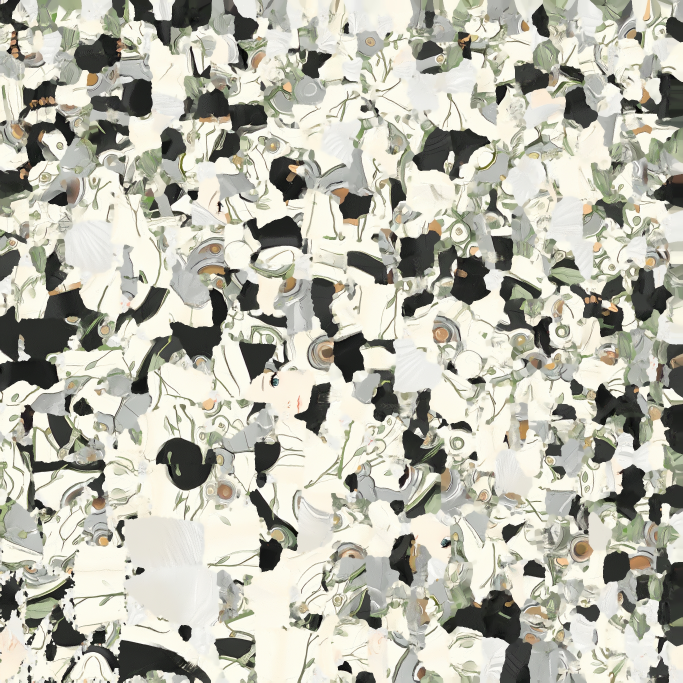
#> input picture assets/models/Tsuyukusa_001_Image_0.jpg, 2048 x 2048 px (shown at 1/3 size)
$ python -i weekly-grid.py   (imports and definitions only)
#> lines starting #> are read from the running program, lines starting #| are printed output that depends on the picture
# Weekly progress image (backlog B6-2): tiles devlog screenshots with a caption under each.
#
#   python scripts/promo/weekly-grid.py promo/YYYY-MM-DD/weekly-grid.png "見出し" img1.png "名前|一言" img2.png "名前|一言" ...
#
# Each tile is cropped to 16:10 from the center, 2 columns. Font: Yu Gothic Bold from the Windows font folder.
import sys
from PIL import Image, ImageDraw, ImageFont

FONT = 'C:/Windows/Fonts/YuGothB.ttc'
TILE_W, TILE_H = 800, 500
GAP, PAD, HEAD_H, CAP_H = 16, 32, 120, 96
BG, FG, SUB, ACCENT = (24, 30, 27), (240, 240, 232), (176, 196, 178), (231, 166, 255)


def tile(path):
    image = Image.open(path).convert('RGB')
#> image is the input picture: PIL image 2048x2048 RGB; mean R, G, B 186.6, 185.9, 173.2
    w, h = image.size
#> w = 2048; h = 2048
    target = TILE_W / TILE_H
    if w / h > target:
        nw = int(h * target)
        image = image.crop(((w - nw) // 2, 0, (w - nw) // 2 + nw, h))
    else:
        nh = int(w / target)
#> nh = 1280
        image = image.crop((0, (h - nh) // 2, w, (h - nh) // 2 + nh))
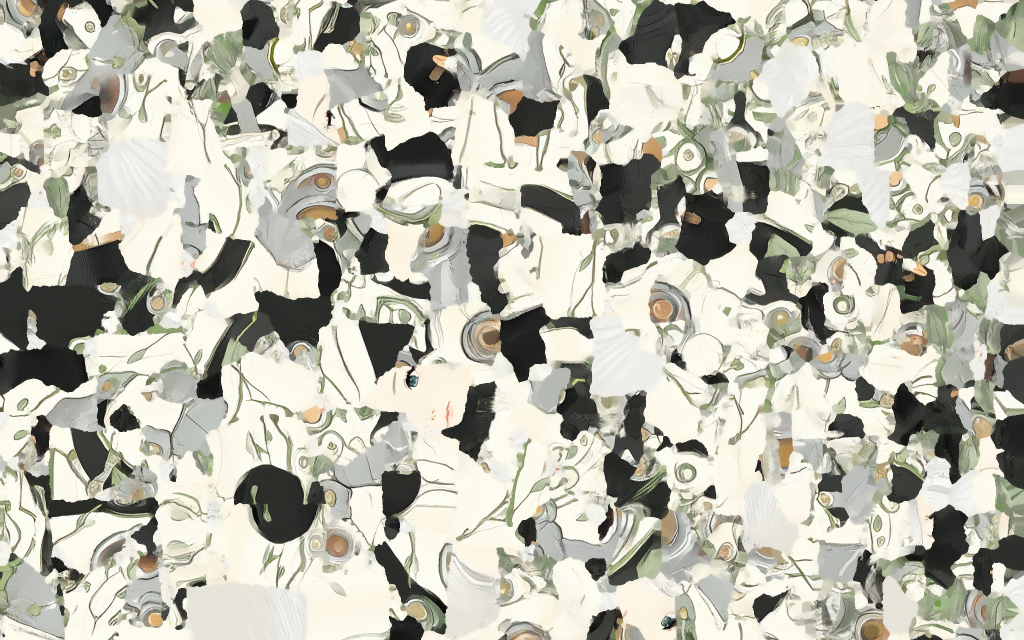
#> image: PIL image 2048x1280 RGB (shown at 1/2 size); mean R, G, B 186.1, 185.4, 172.4
    return image.resize((TILE_W, TILE_H), Image.LANCZOS)
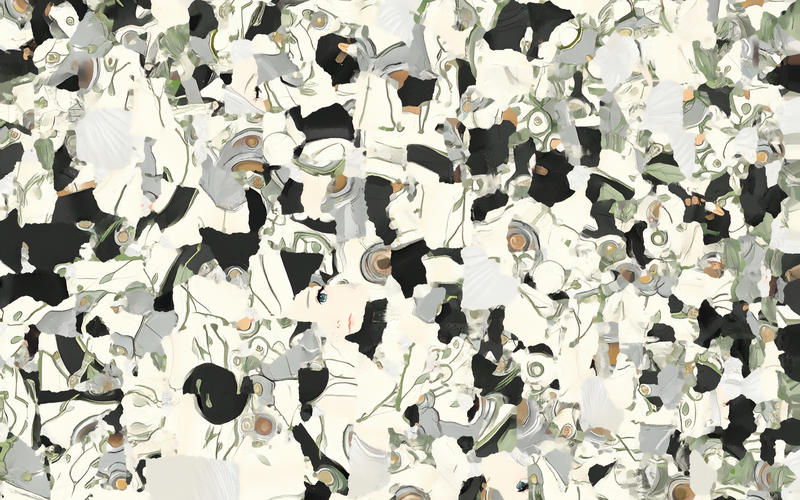
#> returned value: PIL image 800x500 RGB; mean R, G, B 186, 185.3, 172.4


def main():
    out, heading, *rest = sys.argv[1:]
    items = list(zip(rest[0::2], rest[1::2]))
    cols = 2
    rows = (len(items) + cols - 1) // cols
    width = PAD * 2 + TILE_W * cols + GAP * (cols - 1)
    height = PAD * 2 + HEAD_H + rows * (TILE_H + CAP_H) + GAP * (rows - 1)
    canvas = Image.new('RGB', (width, height), BG)
    draw = ImageDraw.Draw(canvas)
    head_font = ImageFont.truetype(FONT, 52)
    name_font = ImageFont.truetype(FONT, 34)
    line_font = ImageFont.truetype(FONT, 26)
    draw.text((PAD, PAD + 20), heading, font=head_font, fill=FG)
    for index, (path, caption) in enumerate(items):
        name, _, line = caption.partition('|')
        x = PAD + (index % cols) * (TILE_W + GAP)
        y = PAD + HEAD_H + (index // cols) * (TILE_H + CAP_H + GAP)
        canvas.paste(tile(path), (x, y))
        draw.rectangle((x, y + TILE_H, x + 8, y + TILE_H + CAP_H - 12), fill=ACCENT)
        draw.text((x + 22, y + TILE_H + 10), name, font=name_font, fill=FG)
        draw.text((x + 22, y + TILE_H + 54), line, font=line_font, fill=SUB)
    canvas.save(out)


# [2 lines not run here, left out]

>>> result = tile('../../assets/models/Tsuyukusa_001_Image_0.jpg')

$ run again, on assets/models/seed_001_ritpo_tripo_image_43476aed-e112-42df-a129-5ce5f05a8f80_0_0.jpg
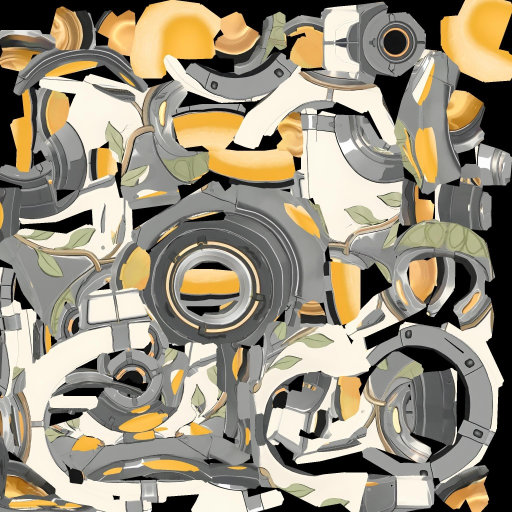
#> input picture assets/models/seed_001_ritpo_tripo_image_43476aed-e112-42df-a129-5ce5f05a8f80_0_0.jpg, 1024 x 1024 px (shown at 1/2 size)
#> in tile, image is the input picture: PIL image 1024x1024 RGB; mean R, G, B 152.8, 143.8, 124.9
#> in tile, `image = image.crop((0, (h - nh) // 2, w, (h - nh) // 2 + nh))`:
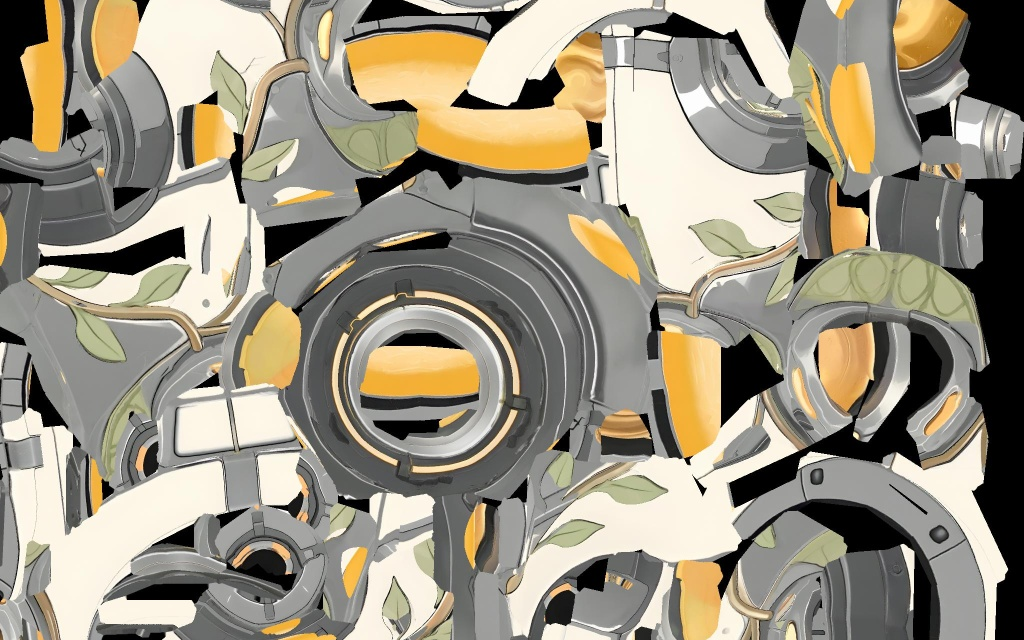
#> image: PIL image 1024x640 RGB; mean R, G, B 154.3, 146.9, 129.7
